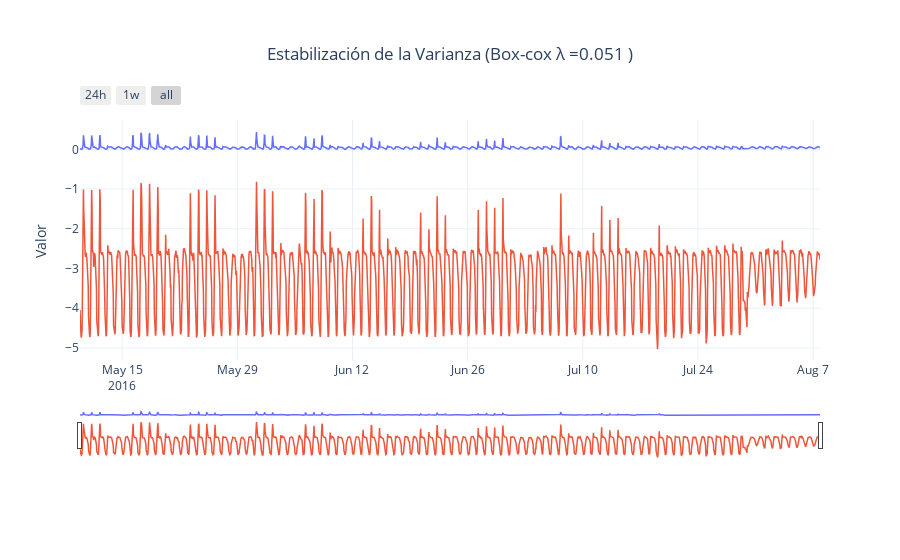

Here is the notebook cell this chart was saved with:
### Code cell
# Traer la variable transformada de vuelta a Python
df['BoxCox_Consumo'] = %R df_r$BoxCox_Consumo
lambda_r = %R Lambda_est

plot_(f'Estabilización de la Varianza (Box-cox λ ={lambda_r[0]:.3f} )', 
      (df.index, df["Consumo"], "Datos Originales"),
      (df.index, df["BoxCox_Consumo"], "BoxCox Transformado"))

### Figure 1 — Plotly figure (JSON) as saved in the notebook; plotly's stock layout.template omitted (floating-point values rounded to 4 significant figures; data arrays with more than 128 entries replaced by an {"elided": "..."} marker saying what was removed)
{"data": [{"line": {"width": 1.5}, "mode": "lines", "name": "Datos Originales", "type": "scatter", "x": {"elided": "2160 str values"}, "y": {"elided": "2160 float values"}}, {"line": {"width": 1.5}, "mode": "lines", "name": "BoxCox Transformado", "type": "scatter", "x": {"elided": "2160 str values"}, "y": {"elided": "2160 float values"}}], "layout": {"legend": {"orientation": "h", "x": 0.5, "xanchor": "center", "y": -0.3, "yanchor": "top"}, "margin": {"b": 100, "t": 120}, "title": {"text": "Estabilización de la Varianza (Box-cox λ =0.051 )", "x": 0.5, "xanchor": "center"}, "xaxis": {"rangeselector": {"buttons": [{"count": 24, "label": "24h", "step": "hour", "stepmode": "backward"}, {"count": 7, "label": "1w", "step": "day", "stepmode": "backward"}, {"step": "all"}], "x": 0, "y": 1.05}, "rangeslider": {"visible": true}, "type": "date"}, "yaxis": {"autorange": true, "title": {"text": "Valor"}}}}
